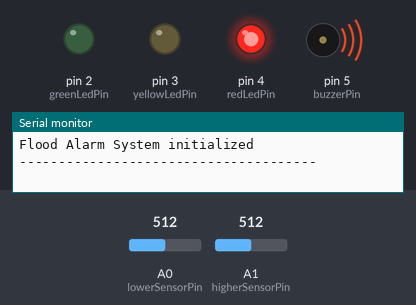
Bench run of a sketch on a simulated Arduino Uno, built with avr-gcc and run on an emulated ATmega328P. Parts: output pins drawn as LEDs (lit = HIGH), buzzer (waves = sounding, pin HIGH), the last lines printed to the serial monitor. Inputs (shaded band) come from the test bench; at power-on: A1 (higherSensorPin) = 512, A0 (lowerSensorPin) = 512.

Above: at 2.2 s.
2.3 s: A1 (higherSensorPin) set to 105
4.5 s: A1 (higherSensorPin) set to 92
At 4.9 s:
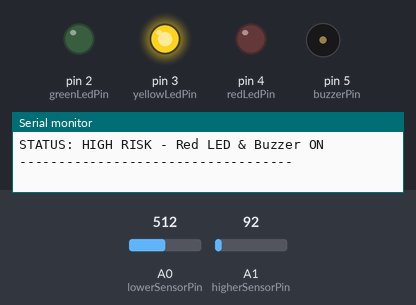
6.1 s: A0 (lowerSensorPin) set to 106
7.6 s: A0 (lowerSensorPin) set to 96
At 8.2 s:
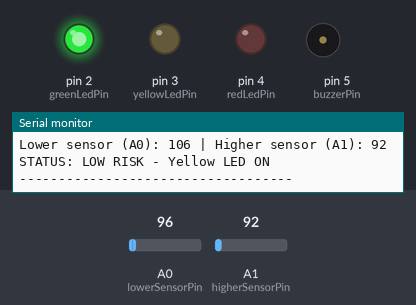
10.7 s: A0 (lowerSensorPin) set to 122
At 11.4 s:
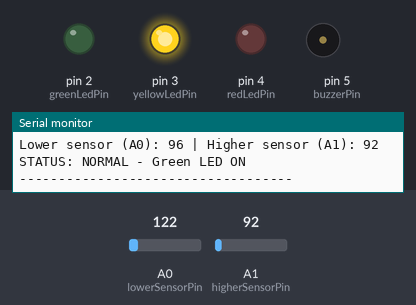
12.2 s: A0 (lowerSensorPin) set to 90
At 13.1 s:
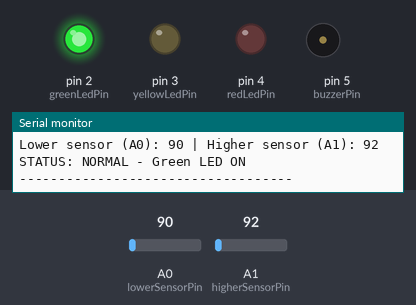
Timing chart, 0 to 14.8 s (numbered marks = the images above; inputs shaded):
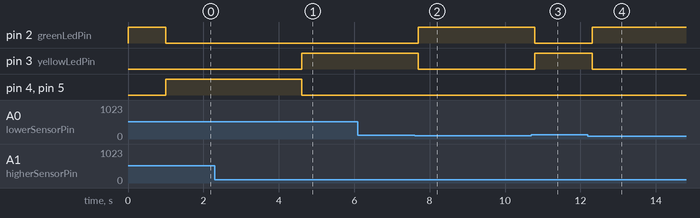

Measured:
- the behaviour switches between 101 and 100 on A1 (higherSensorPin) (found by bisection; images 0 and 1)
- the behaviour switches between 101 and 100 on A0 (lowerSensorPin) (found by bisection; images 1 and 2)
- after the input at 4.5 s, pin 3 (yellowLedPin): LOW → HIGH after 0.11 s; pin 4 (redLedPin), pin 5 (buzzerPin): HIGH → LOW after 0.11 s
- after the input at 7.6 s, pin 2 (greenLedPin): LOW → HIGH after 0.10 s; pin 3 (yellowLedPin): HIGH → LOW after 0.10 s
- after the input at 10.7 s, pin 2 (greenLedPin): HIGH → LOW after 0.09 s; pin 3 (yellowLedPin): LOW → HIGH after 0.09 s
- after the input at 12.2 s, pin 2 (greenLedPin): LOW → HIGH after 0.11 s; pin 3 (yellowLedPin): HIGH → LOW after 0.11 s

The sketch:

flood99.ino
```cpp
const int lowerSensorPin = A0;
const int higherSensorPin = A1;
const int greenLedPin = 2;
const int yellowLedPin = 3;
const int redLedPin = 4;
const int buzzerPin = 5;


const int waterThreshold = 100;

void setup() {
  Serial.begin(9600);


  pinMode(lowerSensorPin, INPUT);
  pinMode(higherSensorPin, INPUT);
  pinMode(greenLedPin, OUTPUT);
  pinMode(yellowLedPin, OUTPUT);
  pinMode(redLedPin, OUTPUT);
  pinMode(buzzerPin, OUTPUT);

  digitalWrite(greenLedPin, HIGH);
  digitalWrite(yellowLedPin, LOW);
  digitalWrite(redLedPin, LOW);
  digitalWrite(buzzerPin, LOW);

  Serial.println("Flood Alarm System initialized");
  Serial.println("--------------------------------------");
  delay(1000);
}

void loop() {

  int lowerSensorValue = analogRead(lowerSensorPin);
  int higherSensorValue = analogRead(higherSensorPin);


  static unsigned long lastSerialOutput = 0;
  if (millis() - lastSerialOutput > 3000) {
    Serial.println("\n----- WATER LEVEL STATUS -----");
    Serial.print("Lower sensor (A0): ");
    Serial.print(lowerSensorValue);
    Serial.print(" | Higher sensor (A1): ");
    Serial.println(higherSensorValue);
    lastSerialOutput = millis();
  }


  if (higherSensorValue > waterThreshold) {

    digitalWrite(greenLedPin, LOW);
    digitalWrite(yellowLedPin, LOW);
    digitalWrite(redLedPin, HIGH);
    digitalWrite(buzzerPin, HIGH);

    if (millis() - lastSerialOutput < 100) {
      Serial.println("STATUS: HIGH RISK - Red LED & Buzzer ON");
      Serial.println("-----------------------------------");
    }
  }

  else if (lowerSensorValue > waterThreshold) {

    digitalWrite(greenLedPin, LOW);
    digitalWrite(yellowLedPin, HIGH);
    digitalWrite(redLedPin, LOW);
    digitalWrite(buzzerPin, LOW);

    if (millis() - lastSerialOutput < 100) {
      Serial.println("STATUS: LOW RISK - Yellow LED ON");
      Serial.println("-----------------------------------");
    }
  }

  else {

    digitalWrite(greenLedPin, HIGH);
    digitalWrite(yellowLedPin, LOW);
    digitalWrite(redLedPin, LOW);
    digitalWrite(buzzerPin, LOW);

    if (millis() - lastSerialOutput < 100) {
      Serial.println("STATUS: NORMAL - Green LED ON");
      Serial.println("-----------------------------------");
    }
  }

  delay(500);
}
```
